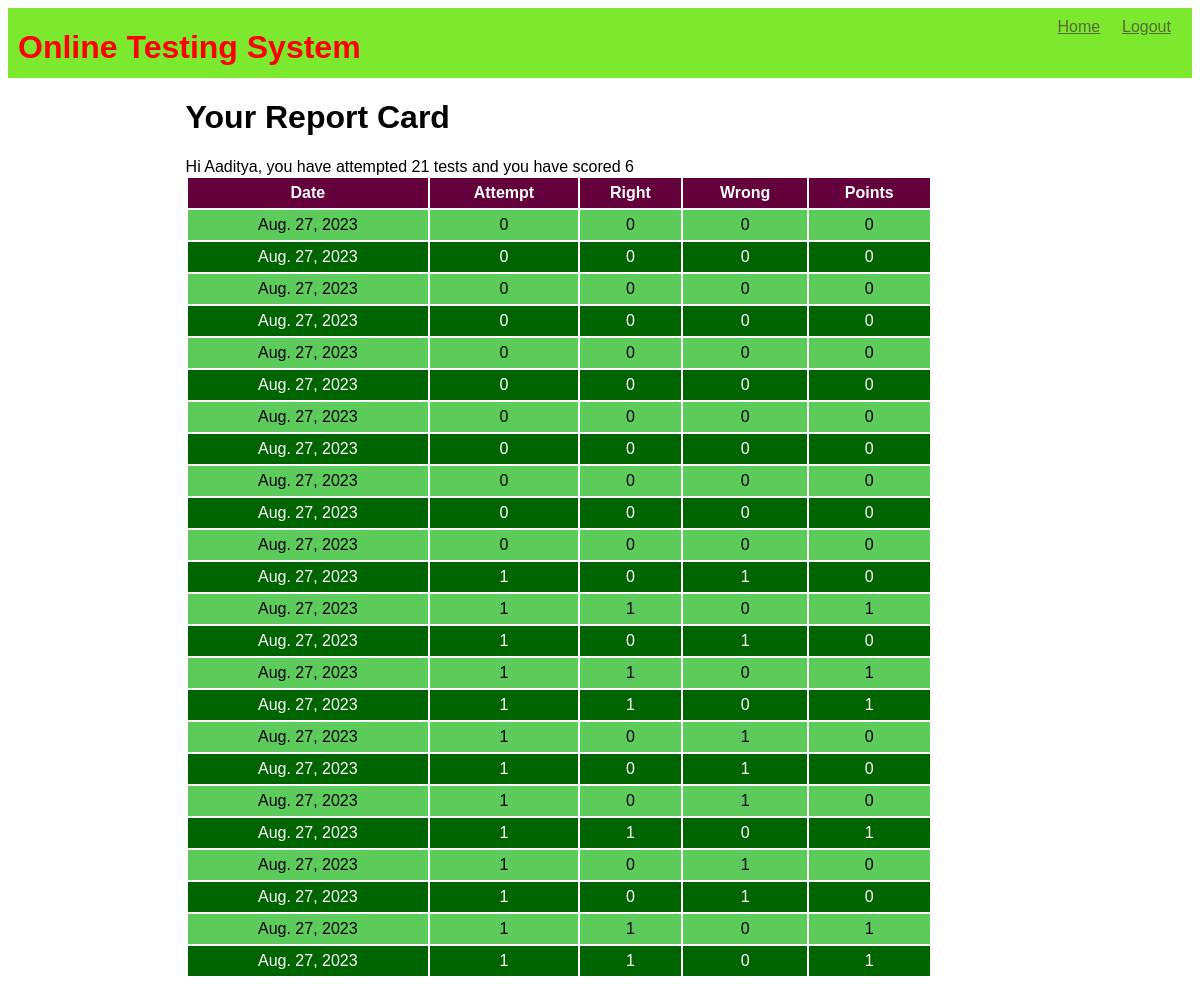
Page /OTS/test-history (signed in) on the committed database.
### OTS/models.py (models this page shows)
class Candidate(models.Model):
    username=models.CharField(primary_key=True,max_length=20)
    password=models.CharField(null=False, max_length=20)
    name=models.CharField(null=False, max_length=30)
    test_attempted=models.IntegerField(default=0)
    points=models.IntegerField(default=0)

class Result(models.Model):
    rid=models.BigAutoField(primary_key=True,auto_created=True)
    username=models.ForeignKey(Candidate,on_delete=models.CASCADE)
    date=models.DateField(auto_now=True)
    attempt=models.IntegerField()
    right=models.IntegerField()
    wrong=models.IntegerField()
    points=models.IntegerField()

### OTS/views.py (the view)
# urls.py: path('test-history',testResultHistory,name='testHistory'),
def testResultHistory(request):
    if 'name' not in request.session.keys():
        res=HttpResponseRedirect("login")
    candidate=Candidate.objects.filter(username=request.session['username'])
    results=Result.objects.filter(username_id=candidate[0].username)
    context={'candidate':candidate[0],'results':results}
    res=render(request,'candidate_history.html',context)
    return res

### OTS/templates/candidate_history.html (shortened to what this page needs)
{%extends 'main.html'%}
{%block top%}
<a href="{%url 'OTS:home'%}">Home</a>
<a href="{%url 'OTS:logout'%}">Logout</a>
{%endblock%}
{%block content%}
<h1>
    Your Report Card
</h1>
<p1> Hi {{candidate.name}}, you have attempted {{candidate.test_attempted}} tests and you have scored {{candidate.points}}</p1>
<table>
    <tr>
        <th>
            Date
        </th>
        <th>
            Attempt
        </th>
        <th>
            Right
        </th>
        <th>
            Wrong
        </th>
        <th>
            Points
        </th>
    </tr>
    {%for r in results%}
    <tr>
        <td>{{r.date}} </td>
        <td>{{r.attempt}}</td>
        <td>{{r.right}}</td>
        <td>{{r.wrong}}</td>
        <td>{{r.points}}</td>
    </tr>
    {%endfor%}
</table>
{%endblock%}

### OTS/templates/main.html (shortened to what this page needs)
 <!DOCTYPE html>
 {%load static%}
 <html lang="en">
 <head>
    <link rel="stylesheet" href="{%static 'Theme.css'%}">
    <link rel="stylesheet" href="{%static 'form.css'%}">
    <link rel="stylesheet" href="{%static 'buttons.css'%}">
 </head>
 <body>
    <div class="top">
        <div class="sitename"><h1>Online Testing System</h1></div>
        <div class="menu">
           {%block top%} {%endblock%}
        </div>
    </div>
    <div class="content">
        {%block content%}{%endblock%}
    </div>
 </body>
 </html>

### OTS/static/Theme.css (style rules this page uses)
* { font-family: 'Gill Sans', 'Gill Sans MT', Calibri, 'Trebuchet MS', sans-serif; }
.top { height: 50px; background-color: rgb(124, 233, 46); margin-bottom: 20px; padding: 10px; }
.top div.sitename { display: inline-block; color: red; position: relative; top:-10px; }
.top div.menu { float: right; }
.top div.menu a { color: darkolivegreen; display: inline-block; min-width: 50px; margin-right: 10px; }
.content { width: 70%; margin-left:auto; margin-right: auto; }
table { width: 90%; }
table tr:nth-child(odd) { background-color: darkgreen; color: white; height: 30px; }
table tr:nth-child(even) { background-color: rgb(92, 203, 92); height: 30px; }
table tr:first-child { background-color: rgb(100, 0, 60); }
table td { text-align: center; }

### rows in the picture
Candidate: name "Aaditya", test_attempted "21", points "6"
Result: date "Aug. 27, 2023", attempt "0", right "0", wrong "0", points "0"
Result: date "Aug. 27, 2023", attempt "0", right "0", wrong "0", points "0"
Result: date "Aug. 27, 2023", attempt "0", right "0", wrong "0", points "0"
Result: date "Aug. 27, 2023", attempt "0", right "0", wrong "0", points "0"
Result: date "Aug. 27, 2023", attempt "0", right "0", wrong "0", points "0"
Result: date "Aug. 27, 2023", attempt "0", right "0", wrong "0", points "0"
Result: date "Aug. 27, 2023", attempt "0", right "0", wrong "0", points "0"
Result: date "Aug. 27, 2023", attempt "0", right "0", wrong "0", points "0"
Result: date "Aug. 27, 2023", attempt "0", right "0", wrong "0", points "0"
Result: date "Aug. 27, 2023", attempt "0", right "0", wrong "0", points "0"
Result: date "Aug. 27, 2023", attempt "0", right "0", wrong "0", points "0"
Result: date "Aug. 27, 2023", attempt "1", right "0", wrong "1", points "0"
Result: date "Aug. 27, 2023", attempt "1", right "1", wrong "0", points "1"
Result: date "Aug. 27, 2023", attempt "1", right "0", wrong "1", points "0"
Result: date "Aug. 27, 2023", attempt "1", right "1", wrong "0", points "1"
Result: date "Aug. 27, 2023", attempt "1", right "1", wrong "0", points "1"
Result: date "Aug. 27, 2023", attempt "1", right "0", wrong "1", points "0"
Result: date "Aug. 27, 2023", attempt "1", right "0", wrong "1", points "0"
Result: date "Aug. 27, 2023", attempt "1", right "0", wrong "1", points "0"
Result: date "Aug. 27, 2023", attempt "1", right "1", wrong "0", points "1"
Result: date "Aug. 27, 2023", attempt "1", right "0", wrong "1", points "0"
Result: date "Aug. 27, 2023", attempt "1", right "0", wrong "1", points "0"
Result: date "Aug. 27, 2023", attempt "1", right "1", wrong "0", points "1"
Result: date "Aug. 27, 2023", attempt "1", right "1", wrong "0", points "1"
